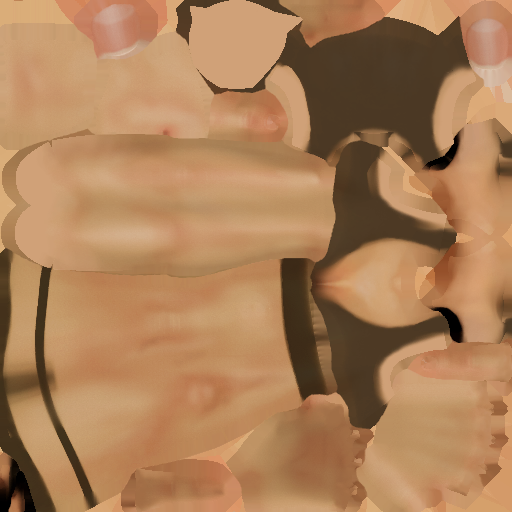
#> input picture scratch/lara_source/8001.png, 512 x 512 px, found by its file name
$ python find_body_regions.py
#> lines starting #> are read from the running program, lines starting #| are printed output that depends on the picture
from PIL import Image
import os

def split_grid():
    img_path = "/home/dinatih/Projects/room-3d/sources_backup/lara-croft-2026-rigged/textures/8001.png"
    img = Image.open(img_path).convert('RGB')
    w, h = img.size
#> w = 512; h = 512

    # Save a 4x4 grid of crops to identify where the shoulders/armpits are
    grid_size = 4
    cw = w // grid_size
#> cw = 128
    ch = h // grid_size
#> ch = 128

    out_dir = "/home/dinatih/.gemini/antigravity-cli/brain/da5a4563-0aae-47c2-ba9a-4b30ddb38d3d/grid_crops"
    os.makedirs(out_dir, exist_ok=True)

    for row in range(grid_size):
        for col in range(grid_size):
            left = col * cw
            top = row * ch
            right = left + cw
            bottom = top + ch

            crop = img.crop((left, top, right, bottom))
            crop.save(os.path.join(out_dir, f"crop_r{row}_c{col}.png"))
#> this loop made 4 passes
#> pass 1, in split_grid, `crop.save(os.path.join(out_dir, f"crop_r{row}_c{col}.png"))`:
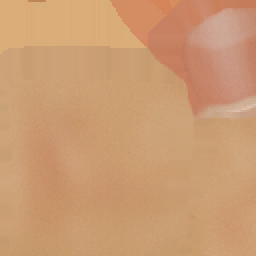
#> saved as crop_r0_c0.png: PIL image 128x128 RGB (shown 2 times larger); mean R, G, B 203.4, 155.4, 114.2
#> pass 1, in split_grid, `crop.save(os.path.join(out_dir, f"crop_r{row}_c{col}.png"))`:
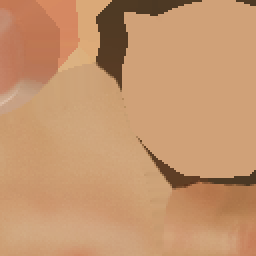
#> saved as crop_r0_c1.png: PIL image 128x128 RGB (shown 2 times larger); mean R, G, B 197, 149.4, 110
#> pass 1, in split_grid, `crop.save(os.path.join(out_dir, f"crop_r{row}_c{col}.png"))`:
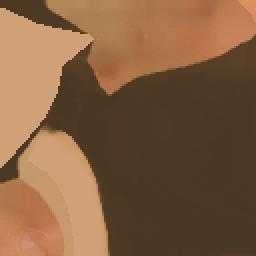
#> saved as crop_r0_c2.png: PIL image 128x128 RGB (shown 2 times larger); mean R, G, B 130.7, 95.3, 65.1
#> pass 1, in split_grid, `crop.save(os.path.join(out_dir, f"crop_r{row}_c{col}.png"))`:
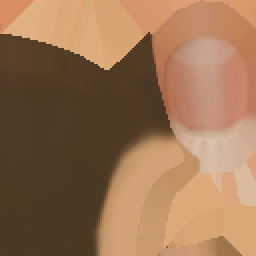
#> saved as crop_r0_c3.png: PIL image 128x128 RGB (shown 2 times larger); mean R, G, B 151.6, 114, 82.8
#> after the loop:
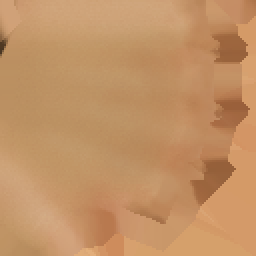
#> crop: PIL image 128x128 RGB (shown 2 times larger); mean R, G, B 194.4, 145.9, 101.1

    print("Saved 4x4 grid of crops to grid_crops/ folder.")

split_grid()

$ run again, with scratch/lara_source/8000.png copied over scratch/lara_source/8001.png
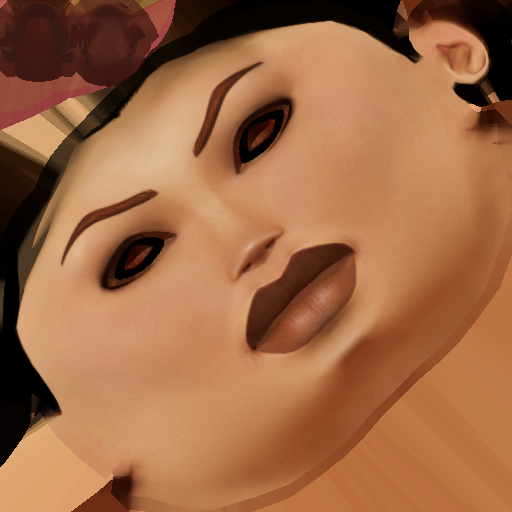
#> input picture scratch/lara_source/8000.png, 512 x 512 px, found by its file name
#> the loop in split_grid, `for row in range(grid_size):` made 4 passes
#> pass 1, in split_grid, `crop.save(os.path.join(out_dir, f"crop_r{row}_c{col}.png"))`:
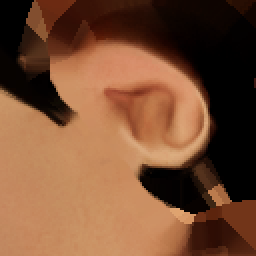
#> saved as crop_r0_c3.png: PIL image 128x128 RGB (shown 2 times larger); mean R, G, B 120.9, 78.9, 52.6
#> after the loop in split_grid, `for row in range(grid_size):`:
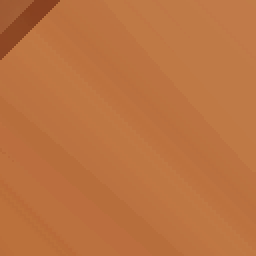
#> crop: PIL image 128x128 RGB (shown 2 times larger); mean R, G, B 187.2, 114.8, 64.9

$ run again, with scratch/lara_source/8002.png copied over scratch/lara_source/8001.png
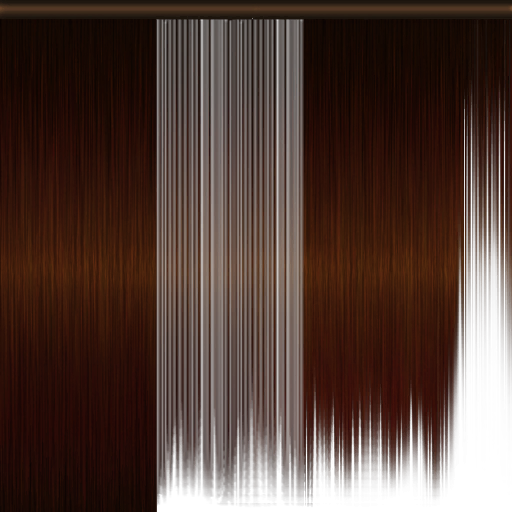
#> input picture scratch/lara_source/8002.png, 512 x 512 px, found by its file name
#> the loop in split_grid, `for row in range(grid_size):` made 4 passes
#> pass 1, in split_grid, `crop.save(os.path.join(out_dir, f"crop_r{row}_c{col}.png"))`:
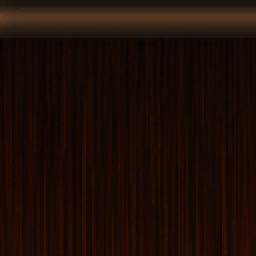
#> saved as crop_r0_c0.png: PIL image 128x128 RGB (shown 2 times larger); mean R, G, B 28.8, 12.6, 6.1
#> after the loop in split_grid, `for row in range(grid_size):`:
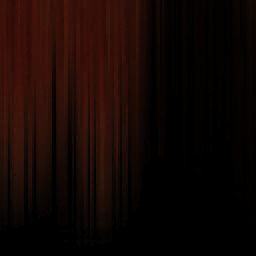
#> crop: PIL image 128x128 RGB (shown 2 times larger); mean R, G, B 19.5, 6.8, 3.6

$ run again, with scratch/lara_source/8003.png copied over scratch/lara_source/8001.png
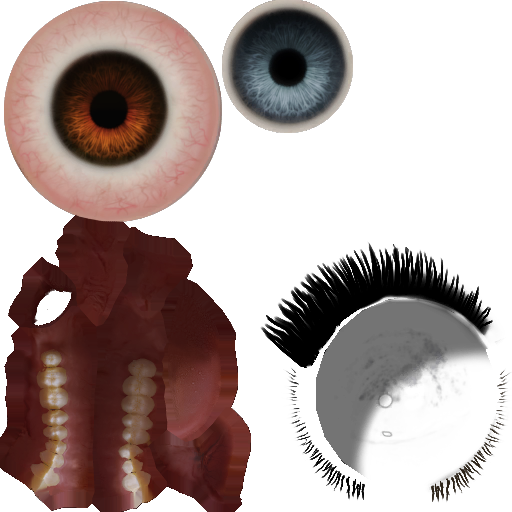
#> input picture scratch/lara_source/8003.png, 512 x 512 px, found by its file name
#> the loop in split_grid, `for row in range(grid_size):` made 4 passes
#> pass 1, in split_grid, `crop.save(os.path.join(out_dir, f"crop_r{row}_c{col}.png"))`:
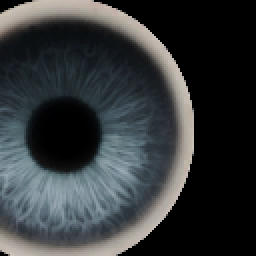
#> saved as crop_r0_c2.png: PIL image 128x128 RGB (shown 2 times larger); mean R, G, B 51.5, 55.4, 57.1
#> after the loop in split_grid, `for row in range(grid_size):`:
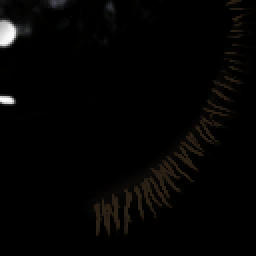
#> crop: PIL image 128x128 RGB (shown 2 times larger); mean R, G, B 4.3, 3.8, 3.2
